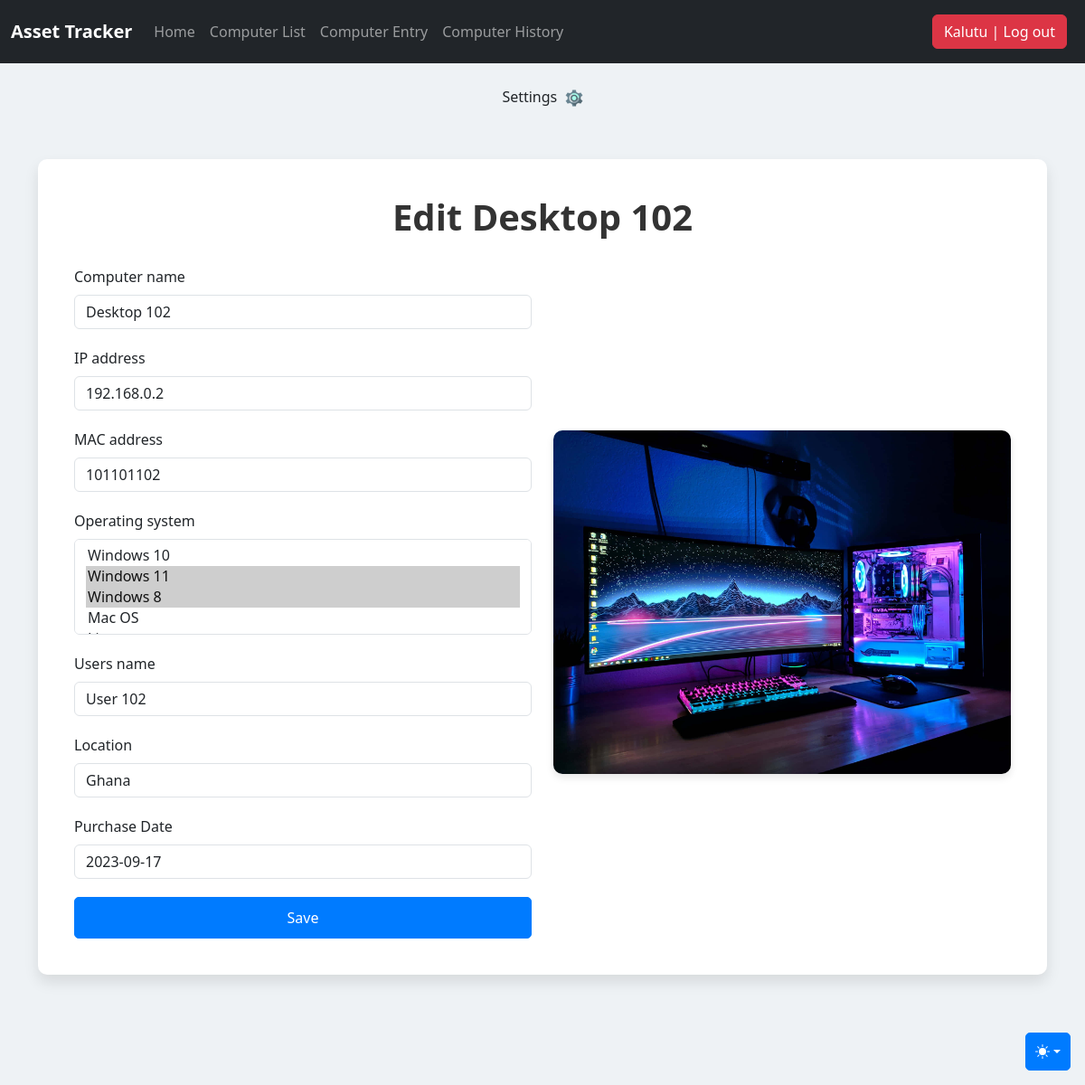
Page /computer_list/3/ (signed in) on the committed database.
### djangoapp/models.py (models this page shows, shortened)
class Computer(models.Model):
    computer_name = models.CharField(max_length=30, blank=True, null=True)
    IP_address = models.CharField(max_length=30)
    MAC_address = models.CharField(max_length=30)
    timestamp = models.DateField(auto_now_add = True, auto_now = False, blank=True)
    operating_system = models.ManyToManyField(Operating_system, blank=True)
    users_name = models.CharField(max_length=30, blank=True, null=True)
    location = models.CharField(max_length=30)
    purchase_date = models.DateField("Purchase Date",auto_now_add = False, auto_now = False, blank=True, null=True)
    export_to_CSV = models.BooleanField(default=False)

class Operating_system(models.Model):
    operating_system = models.CharField(max_length=100, blank=True)
    def __str__(self):
        return self.operating_system

### djangoapp/views.py (the view, shortened to what this page needs)
# urls.py: path('computer_list/<int:id>/', computer_edit, name='computer_edit'),
def computer_edit(request, id=None):
    instance = get_object_or_404(Computer, id=id)
    form = ComputerForm(request.POST or None, instance=instance)
    context = {
        "title": 'Edit ' + str(instance.computer_name),
        "instance": instance,
        "form": form,
    }
    return render(request, "computer_entry.html", context)

### djangoapp/forms.py (shortened to what this page needs)
class ComputerForm(forms.ModelForm):
    class Meta:
        model = Computer
        fields = ['computer_name', 'IP_address', 'MAC_address', 'operating_system', 'users_name', 'location', 'purchase_date']
        widgets = {
            'purchase_date': forms.DateInput(attrs={'class': 'dateinput'}),
        }

### djangoapp/templates/computer_entry.html (shortened to what this page needs)
{% extends "header.html" %}
{% load bootstrap5 %}
{% block header %}
<link rel="stylesheet" href="http://127.0.0.1:8000/static/css/bootstrap.min.css">
<main class="container">
  {% if request.user.is_authenticated %}
  <div class="custom-container">
    <h1 class="custom-title">{{ title }}</h1>
    <div class="row">
      <div class="col-md-6">
        <form method="post" action="">
          {% for field in form %}
          <div class="form-group">
            {% bootstrap_field field %}
          </div>
          {% endfor %}
          <input class="btn btn-bd-primary" type="submit" value="Save" />
        </form>
      </div>
      <div class="col-md-6 aligncenter">
        <img class="custom-img" src="../static/img/lap.jpg" alt="Laptop">
      </div>
    </div>
  </div>
  {% else %}
  <p class="login-link">Log in <a href="/accounts/login">here</a></p>
  {% endif %}
</main>
{% endblock header %}

### djangoapp/templates/navbar.html (shortened to what this page needs)
{% load static %}
<!DOCTYPE html>
<html lang="en">
<head>
    <link href="{% static 'css/bootstrap.min.css' %}" rel="stylesheet">
    <link href="{% static 'css/stylesheet.css' %}" rel="stylesheet">
</head>
<body>
    <nav class="navbar navbar-expand-md navbar-dark fixed-top bg-dark">
        <div class="container-fluid">
            <a class="navbar-brand" href="/">Asset Tracker</a>
            <div class="collapse navbar-collapse" id="navbarCollapse">
                {% if request.user.is_authenticated %}
                <ul class="navbar-nav me-auto mb-2 mb-md-0">
                    <li class="nav-item">
                        <a class="nav-link{% if request.path == '/' %} active{% endif %}" href="/">Home</a>
                    </li>
                    <li class="nav-item">
                        <a class="nav-link{% if request.path == '/computer_list' %} active{% endif %}" href="/computer_list">Computer List</a>
                    </li>
                    <li class="nav-item">
                        <a class="nav-link{% if request.path == '/computer_entry' %} active{% endif %}" href="/computer_entry">Computer Entry</a>
                    </li>
                    <li class="nav-item">
                        <a class="nav-link{% if request.path == '/computerhistory_list' %} active{% endif %}" href="/computerhistory_list">Computer History</a>
                    </li>
                </ul>
                <ul class="navbar-nav ml-auto mb-2 mb-md-0">
                    <li class="nav-item">
                        <a class="nav-link" href="/accounts/logout/">
                            <button class="btn btn-danger">{{ request.user.username }} | Log out</button>
                        </a>
                    </li>
                </ul>
                {% endif %}
            </div>
        </div>
    </nav>
    {% if request.user.is_authenticated %}
    <div class="text-center mt-3">
        <a href="/settings" class="btn btn-settings">
            Settings <img src="{% static 'img/settings.png' %}" alt="Settings Icon">
        </a>
    </div>
    {% endif %}
</body>
</html>

### djangoapp/static/css/stylesheet.css (style rules this page uses)
body { background-image: url(); }

### djangoapp/static/css/navbar-fixed.css (style rules this page uses)
body { min-height: 75rem; padding-top: 4.5rem; }

### djangoapp/templates/header.html (style rules this page uses)
.btn-bd-primary { --bd-violet-bg: #712cf9; --bd-violet-rgb: 112.520718, 44.062154, 249.437846; --bs-btn-font-weight: 600; --bs-btn-color: var(--bs-white); --bs-btn-bg: var(--bd-violet-bg); --bs-btn-border-color: var(--bd-violet-bg); --bs-btn-hover-color: var(--bs-white); --bs-btn-hover-bg: #6528e0; --bs-btn-hover-border-color: #6528e0; --bs-btn-focus-shadow-rgb: var(--bd-violet-rgb); --bs-btn-active-color: var(--bs-btn-hover-color); --bs-btn-active-bg: #5a23c8; --bs-btn-active-border-color: #5a23c8; }

### djangoapp/templates/navbar.html (style rules this page uses)
.navbar-brand { font-size: 1.8rem; font-weight: bold; }
.nav-link { padding: 0.5rem 1rem; font-size: 1.1rem; transition: color 0.3s ease; }
.btn-settings { color: #fff; background-color: #6c757d; border-color: #6c757d; font-size: 1rem; transition: background-color 0.3s ease, border-color 0.3s ease, color 0.3s ease; }
.btn-settings img { height: 1.2rem; margin-left: 5px; transition: transform 0.3s ease; }

### djangoapp/templates/computer_entry.html (style rules this page uses)
body { background-color: #eef2f5; }
.custom-container { background-color: #ffffff; border-radius: 10px; padding: 40px; box-shadow: 0 8px 16px rgba(0, 0, 0, 0.1); margin-top: 50px; }
.custom-title { font-size: 2.5rem; color: #333; margin-bottom: 30px; font-weight: 700; text-align: center; }
.form-group { margin-bottom: 20px; }
.btn-bd-primary { background-color: #007bff; border-color: #007bff; color: #fff; width: 100%; padding: 10px; font-size: 1rem; font-weight: 500; border-radius: 5px; }
.aligncenter { display: flex; justify-content: center; align-items: center; }
.custom-img { border-radius: 10px; box-shadow: 0 4px 8px rgba(0, 0, 0, 0.1); max-width: 100%; height: auto; }

### rows in the picture
Computer: computer_name "Desktop 102" "192.168.0.2" "101101102" "User 102" "Ghana" "2023-09-17"
Operating_system: operating_system "Windows 10 / Windows 11 ☑ / Windows 8 ☑ / Mac OS"

### other values in the picture
{{ request.user.username }} "Kalutu"
{{ title }} "Edit Desktop 102"
